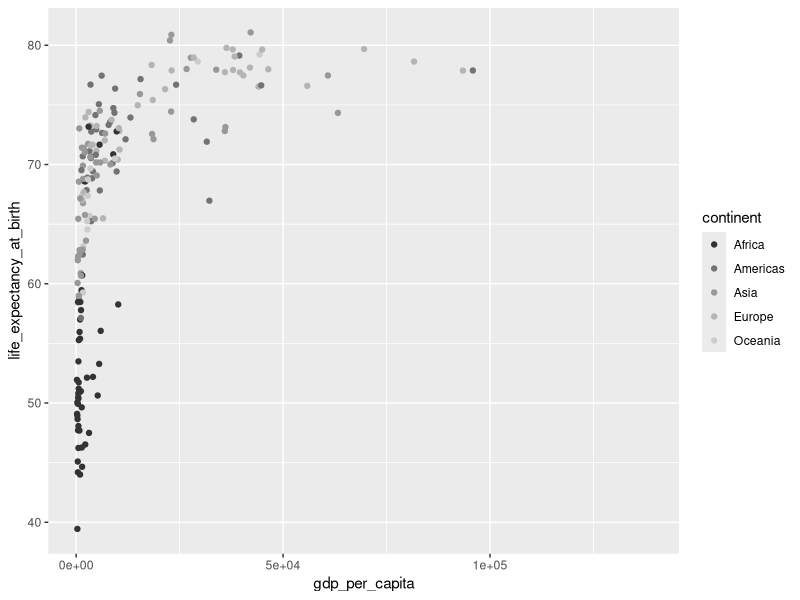
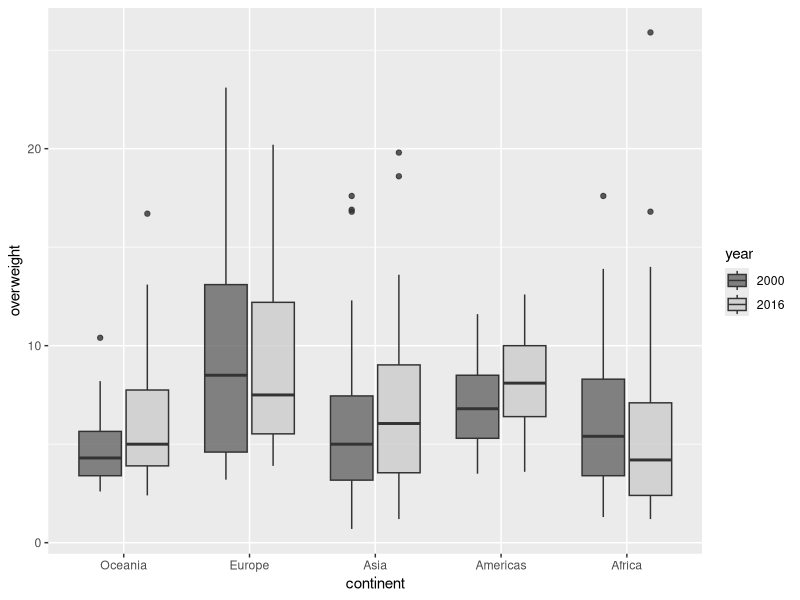
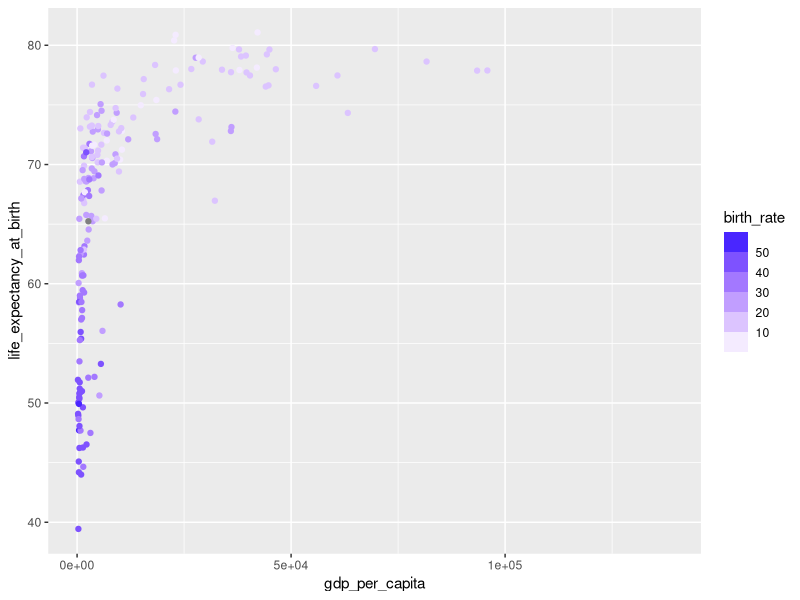
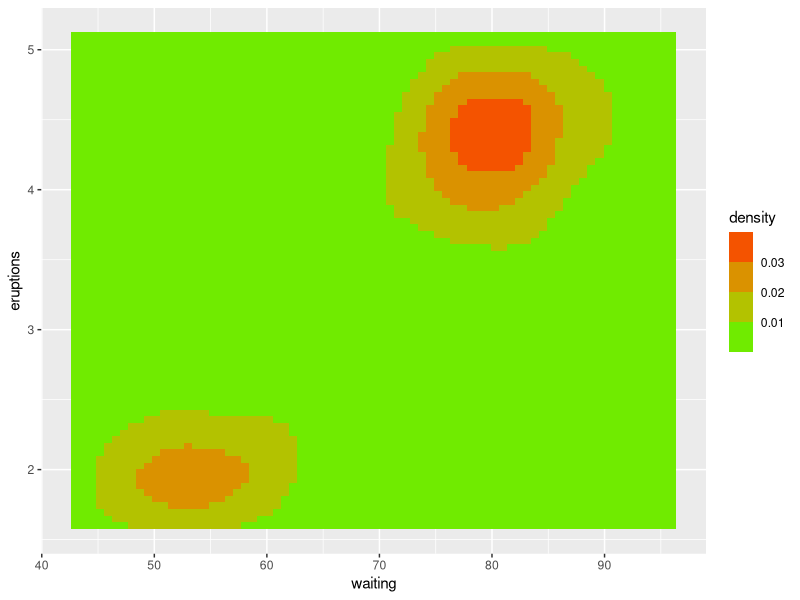

Write the R code that produced these figures, in order.
library(tidyverse)

world_bank_countries <- read_csv("data/world_bank_countries.csv")


# color -> discrete variable ----------------------------------------------
world_bank_countries %>% 
  filter(year == 2000) %>%
  ggplot(aes(gdp_per_capita, y = life_expectancy_at_birth,
             color = continent)) +
  geom_point() +
  # scale_color_brewer(type = "div", palette = "RdYlGn")
  # scale_color_viridis_d(option = "magma",
  #                       begin = 0.3)
  # scale_color_hue(h = c(180, 300),
  #                 c = 30)
  scale_color_grey(start = .2)


# fill -> discrete variable ----------------------------------------------
world_bank_countries %>% 
  filter(year %in% c(2000, 2016)) %>% 
  mutate(
    year = year %>% as_factor,
    continent = continent %>% as_factor %>% 
      fct_relevel("Oceania", "Europe", "Asia", "Americas", "Africa")) %>%
  ggplot(aes(x = continent,
             y = overweight,
             fill = year)) + 
  geom_boxplot(width = 0.75, 
               alpha = .8,
               position = position_dodge2(padding = 0.1)) +
  # scale_fill_brewer(type = "qual", palette = 5)
  # scale_fill_viridis_d(begin = 0.3, option = "cividis")
  # scale_fill_hue(h = c(20, 300),
  #                l = 80)
  scale_fill_grey(start = .4)


# color -> continuous variable --------------------------------------------
world_bank_countries %>% 
  filter(year == 2000) %>%
  ggplot(aes(gdp_per_capita, y = life_expectancy_at_birth,
             color = birth_rate)) +
  geom_point() +
  # scale_color_viridis_c(direction = -1)
  # scale_color_fermenter(type = "div", n.breaks = 10)
  scale_color_steps2(low = "red", mid = "white", high = "blue")

# fill -> continuous variable --------------------------------------------
ggplot(faithfuld, aes(waiting, eruptions, 
                      fill = density)) +
  geom_tile() +
  # scale_fill_viridis_c()
  # scale_fill_distiller(type = "div")
  # scale_fill_fermenter(type = "div", n.breaks = 10)
  scale_fill_steps(low = "green",  high = "red")
